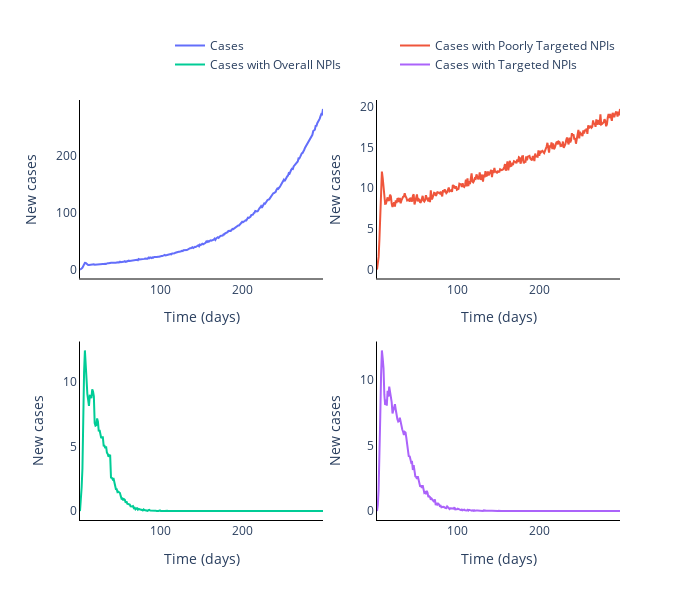

Notebook code for this chart:
### Markdown cell above
## Plot agreggated local incidence numbers

### Code cell
# Plot (bar chart cases each day)
from plotly.subplots import make_subplots
fig = go.Figure()
fig = make_subplots(rows=2, cols=2)

# Plot of incidences
fig.add_trace(
    go.Scatter(
        x=times[1:],
        y=agg_cases_mean[1:],
        name='Cases'
    ),
    row=1,col=1
)

fig.add_trace(
    go.Scatter(
        x=times[1:],
        y=wrong_target_agg_cases_mean[1:],
        name='Cases with Poorly Targeted NPIs'
    ),row=1,col=2
)

fig.add_trace(
    go.Scatter(
        x=times[1:],
        y=overall_agg_cases_mean[1:],
        name='Cases with Overall NPIs'
    ),row=2,col=1
)

fig.add_trace(
    go.Scatter(
        x=times[1:],
        y=target_agg_cases_mean[1:],
        name='Cases with Targeted NPIs'
    ),row=2,col=2
)

# Add axis labels
fig.update_layout(
    boxmode='group',
    width=700,
    height=600,
    plot_bgcolor='white',
    xaxis=dict(
        title='Time (days)',
        linecolor='black'),
    yaxis=dict(
        title='New cases',
        linecolor='black'),
    xaxis2=dict(
        title='Time (days)',
        linecolor='black'),
    yaxis2=dict(
        title='New cases',
        linecolor='black'),
    xaxis3=dict(
        title='Time (days)',
        linecolor='black'),
    yaxis3=dict(
        title='New cases',
        linecolor='black'),
    xaxis4=dict(
        title='Time (days)',
        linecolor='black'),
    yaxis4=dict(
        title='New cases',
        linecolor='black'),
    legend=dict(
        orientation="h",
        yanchor="bottom",
        y=1.05,
        xanchor="right",
        x=1
    ))

fig.write_image('images/Different_intervention_effects.pdf')
fig.show()

### Figure 1 — Plotly figure (JSON) as saved in the notebook; plotly's stock layout.template omitted (floating-point values rounded to 4 significant figures; data arrays with more than 128 entries replaced by an {"elided": "..."} marker saying what was removed)
{"data": [{"name": "Cases", "type": "scatter", "x": {"elided": "299 int values"}, "xaxis": "x", "y": {"elided": "299 float values"}, "yaxis": "y"}, {"name": "Cases with Poorly Targeted NPIs", "type": "scatter", "x": {"elided": "299 int values"}, "xaxis": "x2", "y": {"elided": "299 float values"}, "yaxis": "y2"}, {"name": "Cases with Overall NPIs", "type": "scatter", "x": {"elided": "299 int values"}, "xaxis": "x3", "y": {"elided": "299 float values"}, "yaxis": "y3"}, {"name": "Cases with Targeted NPIs", "type": "scatter", "x": {"elided": "299 int values"}, "xaxis": "x4", "y": {"elided": "299 float values"}, "yaxis": "y4"}], "layout": {"boxmode": "group", "height": 600, "legend": {"orientation": "h", "x": 1, "xanchor": "right", "y": 1.05, "yanchor": "bottom"}, "plot_bgcolor": "white", "width": 700, "xaxis": {"anchor": "y", "domain": [0, 0.45], "linecolor": "black", "title": {"text": "Time (days)"}}, "xaxis2": {"anchor": "y2", "domain": [0.55, 1], "linecolor": "black", "title": {"text": "Time (days)"}}, "xaxis3": {"anchor": "y3", "domain": [0, 0.45], "linecolor": "black", "title": {"text": "Time (days)"}}, "xaxis4": {"anchor": "y4", "domain": [0.55, 1], "linecolor": "black", "title": {"text": "Time (days)"}}, "yaxis": {"anchor": "x", "domain": [0.575, 1], "linecolor": "black", "title": {"text": "New cases"}}, "yaxis2": {"anchor": "x2", "domain": [0.575, 1], "linecolor": "black", "title": {"text": "New cases"}}, "yaxis3": {"anchor": "x3", "domain": [0, 0.425], "linecolor": "black", "title": {"text": "New cases"}}, "yaxis4": {"anchor": "x4", "domain": [0, 0.425], "linecolor": "black", "title": {"text": "New cases"}}}}
